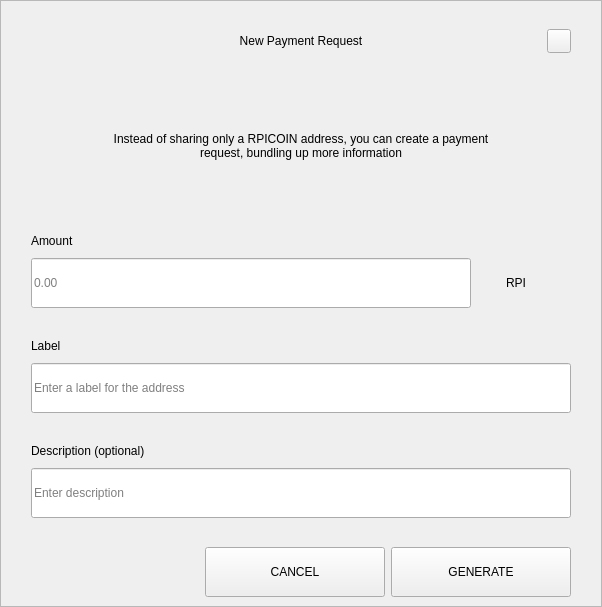
<?xml version="1.0" encoding="UTF-8"?>
<ui version="4.0">
 <class>RequestDialog</class>
 <widget class="QDialog" name="RequestDialog">
  <property name="geometry">
   <rect>
    <x>0</x>
    <y>0</y>
    <width>602</width>
    <height>607</height>
   </rect>
  </property>
  <property name="windowTitle">
   <string>Dialog</string>
  </property>
  <layout class="QVBoxLayout" name="verticalLayout_5">
   <property name="spacing">
    <number>0</number>
   </property>
   <property name="leftMargin">
    <number>0</number>
   </property>
   <property name="topMargin">
    <number>0</number>
   </property>
   <property name="rightMargin">
    <number>0</number>
   </property>
   <property name="bottomMargin">
    <number>0</number>
   </property>
   <item>
    <widget class="QFrame" name="frame">
     <property name="styleSheet">
      <string notr="true"/>
     </property>
     <property name="frameShape">
      <enum>QFrame::StyledPanel</enum>
     </property>
     <property name="frameShadow">
      <enum>QFrame::Raised</enum>
     </property>
     <layout class="QVBoxLayout" name="verticalLayout_4" stretch="1,0,0">
      <property name="spacing">
       <number>0</number>
      </property>
      <property name="leftMargin">
       <number>30</number>
      </property>
      <property name="topMargin">
       <number>20</number>
      </property>
      <property name="rightMargin">
       <number>30</number>
      </property>
      <property name="bottomMargin">
       <number>0</number>
      </property>
      <item>
       <layout class="QHBoxLayout" name="horizontalLayout_3">
        <property name="spacing">
         <number>0</number>
        </property>
        <item>
         <spacer name="horizontalSpacer_21">
          <property name="orientation">
           <enum>Qt::Horizontal</enum>
          </property>
          <property name="sizeHint" stdset="0">
           <size>
            <width>40</width>
            <height>20</height>
           </size>
          </property>
         </spacer>
        </item>
        <item>
         <widget class="QLabel" name="labelTitle">
          <property name="minimumSize">
           <size>
            <width>0</width>
            <height>40</height>
           </size>
          </property>
          <property name="maximumSize">
           <size>
            <width>16777215</width>
            <height>40</height>
           </size>
          </property>
          <property name="styleSheet">
           <string notr="true">padding-left:24px;</string>
          </property>
          <property name="text">
           <string>New Payment Request</string>
          </property>
          <property name="alignment">
           <set>Qt::AlignCenter</set>
          </property>
          <property name="margin">
           <number>7</number>
          </property>
         </widget>
        </item>
        <item>
         <spacer name="horizontalSpacer">
          <property name="orientation">
           <enum>Qt::Horizontal</enum>
          </property>
          <property name="sizeHint" stdset="0">
           <size>
            <width>40</width>
            <height>20</height>
           </size>
          </property>
         </spacer>
        </item>
        <item>
         <widget class="QPushButton" name="btnEsc">
          <property name="minimumSize">
           <size>
            <width>24</width>
            <height>24</height>
           </size>
          </property>
          <property name="maximumSize">
           <size>
            <width>24</width>
            <height>24</height>
           </size>
          </property>
          <property name="focusPolicy">
           <enum>Qt::NoFocus</enum>
          </property>
          <property name="text">
           <string/>
          </property>
         </widget>
        </item>
       </layout>
      </item>
      <item>
       <widget class="QStackedWidget" name="stack">
        <property name="minimumSize">
         <size>
          <width>540</width>
          <height>0</height>
         </size>
        </property>
        <property name="maximumSize">
         <size>
          <width>540</width>
          <height>16777215</height>
         </size>
        </property>
        <property name="currentIndex">
         <number>0</number>
        </property>
        <widget class="QWidget" name="page_1">
         <property name="minimumSize">
          <size>
           <width>540</width>
           <height>0</height>
          </size>
         </property>
         <property name="maximumSize">
          <size>
           <width>540</width>
           <height>16777215</height>
          </size>
         </property>
         <layout class="QVBoxLayout" name="layout1">
          <property name="spacing">
           <number>0</number>
          </property>
          <property name="leftMargin">
           <number>0</number>
          </property>
          <property name="topMargin">
           <number>0</number>
          </property>
          <property name="rightMargin">
           <number>0</number>
          </property>
          <property name="bottomMargin">
           <number>0</number>
          </property>
          <item>
           <spacer name="verticalSpacer_21">
            <property name="orientation">
             <enum>Qt::Vertical</enum>
            </property>
            <property name="sizeType">
             <enum>QSizePolicy::Fixed</enum>
            </property>
            <property name="sizeHint" stdset="0">
             <size>
              <width>20</width>
              <height>30</height>
             </size>
            </property>
           </spacer>
          </item>
          <item alignment="Qt::AlignHCenter">
           <widget class="QLabel" name="labelMessage">
            <property name="minimumSize">
             <size>
              <width>400</width>
              <height>50</height>
             </size>
            </property>
            <property name="text">
             <string>Instead of sharing only a RPICOIN address, you can create a payment request, bundling up more information</string>
            </property>
            <property name="alignment">
             <set>Qt::AlignCenter</set>
            </property>
            <property name="wordWrap">
             <bool>true</bool>
            </property>
           </widget>
          </item>
          <item alignment="Qt::AlignBottom">
           <widget class="QWidget" name="containerAmount" native="true">
            <layout class="QVBoxLayout" name="verticalLayout">
             <property name="spacing">
              <number>9</number>
             </property>
             <property name="leftMargin">
              <number>0</number>
             </property>
             <property name="topMargin">
              <number>0</number>
             </property>
             <property name="rightMargin">
              <number>0</number>
             </property>
             <property name="bottomMargin">
              <number>0</number>
             </property>
             <item>
              <widget class="QLabel" name="labelSubtitleAmount">
               <property name="minimumSize">
                <size>
                 <width>350</width>
                 <height>16</height>
                </size>
               </property>
               <property name="maximumSize">
                <size>
                 <width>16777215</width>
                 <height>16</height>
                </size>
               </property>
               <property name="text">
                <string>Amount</string>
               </property>
              </widget>
             </item>
             <item alignment="Qt::AlignTop">
              <widget class="QWidget" name="layoutAmount" native="true">
               <layout class="QHBoxLayout" name="horizontalLayout" stretch="2,0">
                <property name="spacing">
                 <number>0</number>
                </property>
                <property name="leftMargin">
                 <number>0</number>
                </property>
                <property name="topMargin">
                 <number>0</number>
                </property>
                <property name="rightMargin">
                 <number>0</number>
                </property>
                <property name="bottomMargin">
                 <number>0</number>
                </property>
                <item>
                 <widget class="QLineEdit" name="lineEditAmount">
                  <property name="minimumSize">
                   <size>
                    <width>0</width>
                    <height>50</height>
                   </size>
                  </property>
                  <property name="maximumSize">
                   <size>
                    <width>16777215</width>
                    <height>50</height>
                   </size>
                  </property>
                  <property name="placeholderText">
                   <string notr="true">0.00</string>
                  </property>
                 </widget>
                </item>
                <item>
                 <widget class="QWidget" name="comboContainer" native="true">
                  <property name="minimumSize">
                   <size>
                    <width>100</width>
                    <height>50</height>
                   </size>
                  </property>
                  <property name="maximumSize">
                   <size>
                    <width>16777215</width>
                    <height>50</height>
                   </size>
                  </property>
                  <layout class="QHBoxLayout" name="horizontalLayout_31">
                   <property name="spacing">
                    <number>0</number>
                   </property>
                   <property name="leftMargin">
                    <number>0</number>
                   </property>
                   <property name="topMargin">
                    <number>0</number>
                   </property>
                   <property name="rightMargin">
                    <number>10</number>
                   </property>
                   <property name="bottomMargin">
                    <number>0</number>
                   </property>
                   <item>
                    <widget class="QLabel" name="comboBoxCoin">
                     <property name="text">
                      <string>RPI</string>
                     </property>
                     <property name="alignment">
                      <set>Qt::AlignCenter</set>
                     </property>
                    </widget>
                   </item>
                  </layout>
                 </widget>
                </item>
               </layout>
              </widget>
             </item>
            </layout>
           </widget>
          </item>
          <item>
           <spacer name="verticalSpacer_31">
            <property name="orientation">
             <enum>Qt::Vertical</enum>
            </property>
            <property name="sizeType">
             <enum>QSizePolicy::Fixed</enum>
            </property>
            <property name="sizeHint" stdset="0">
             <size>
              <width>20</width>
              <height>30</height>
             </size>
            </property>
           </spacer>
          </item>
          <item>
           <layout class="QVBoxLayout" name="verticalLayoutLabel">
            <property name="spacing">
             <number>9</number>
            </property>
            <item>
             <widget class="QLabel" name="labelSubtitleLabel">
              <property name="minimumSize">
               <size>
                <width>0</width>
                <height>16</height>
               </size>
              </property>
              <property name="maximumSize">
               <size>
                <width>16777215</width>
                <height>16</height>
               </size>
              </property>
              <property name="text">
               <string>Label</string>
              </property>
             </widget>
            </item>
            <item>
             <widget class="QLineEdit" name="lineEditLabel">
              <property name="minimumSize">
               <size>
                <width>0</width>
                <height>50</height>
               </size>
              </property>
              <property name="maximumSize">
               <size>
                <width>16777215</width>
                <height>50</height>
               </size>
              </property>
              <property name="placeholderText">
               <string>Enter a label for the address</string>
              </property>
             </widget>
            </item>
           </layout>
          </item>
          <item>
           <spacer name="verticalSpacer_34">
            <property name="orientation">
             <enum>Qt::Vertical</enum>
            </property>
            <property name="sizeType">
             <enum>QSizePolicy::Fixed</enum>
            </property>
            <property name="sizeHint" stdset="0">
             <size>
              <width>20</width>
              <height>30</height>
             </size>
            </property>
           </spacer>
          </item>
          <item>
           <layout class="QVBoxLayout" name="verticalLayoutDescription">
            <property name="spacing">
             <number>9</number>
            </property>
            <item>
             <widget class="QLabel" name="labelSubtitleDescription">
              <property name="minimumSize">
               <size>
                <width>0</width>
                <height>16</height>
               </size>
              </property>
              <property name="maximumSize">
               <size>
                <width>16777215</width>
                <height>16</height>
               </size>
              </property>
              <property name="text">
               <string>Description (optional)</string>
              </property>
             </widget>
            </item>
            <item>
             <widget class="QLineEdit" name="lineEditDescription">
              <property name="minimumSize">
               <size>
                <width>0</width>
                <height>50</height>
               </size>
              </property>
              <property name="maximumSize">
               <size>
                <width>16777215</width>
                <height>50</height>
               </size>
              </property>
              <property name="placeholderText">
               <string>Enter description</string>
              </property>
             </widget>
            </item>
            <item>
             <spacer name="verticalSpacer_4">
              <property name="orientation">
               <enum>Qt::Vertical</enum>
              </property>
              <property name="sizeType">
               <enum>QSizePolicy::Fixed</enum>
              </property>
              <property name="sizeHint" stdset="0">
               <size>
                <width>20</width>
                <height>20</height>
               </size>
              </property>
             </spacer>
            </item>
           </layout>
          </item>
         </layout>
        </widget>
        <widget class="QWidget" name="page_2">
         <layout class="QVBoxLayout" name="layout2">
          <item>
           <spacer name="verticalSpacer_5">
            <property name="orientation">
             <enum>Qt::Vertical</enum>
            </property>
            <property name="sizeType">
             <enum>QSizePolicy::Fixed</enum>
            </property>
            <property name="sizeHint" stdset="0">
             <size>
              <width>20</width>
              <height>50</height>
             </size>
            </property>
           </spacer>
          </item>
          <item alignment="Qt::AlignHCenter">
           <widget class="QLabel" name="labelQrImg">
            <property name="minimumSize">
             <size>
              <width>260</width>
              <height>260</height>
             </size>
            </property>
            <property name="maximumSize">
             <size>
              <width>260</width>
              <height>260</height>
             </size>
            </property>
            <property name="text">
             <string/>
            </property>
            <property name="alignment">
             <set>Qt::AlignCenter</set>
            </property>
           </widget>
          </item>
          <item>
           <spacer name="verticalSpacer_2">
            <property name="orientation">
             <enum>Qt::Vertical</enum>
            </property>
            <property name="sizeType">
             <enum>QSizePolicy::Fixed</enum>
            </property>
            <property name="sizeHint" stdset="0">
             <size>
              <width>20</width>
              <height>30</height>
             </size>
            </property>
           </spacer>
          </item>
          <item alignment="Qt::AlignHCenter">
           <widget class="QLabel" name="labelAddress">
            <property name="text">
             <string>D7VFR83SQbiezrW72hjcWJtcfip5krte2Z </string>
            </property>
           </widget>
          </item>
          <item>
           <spacer name="verticalSpacer_32">
            <property name="orientation">
             <enum>Qt::Vertical</enum>
            </property>
            <property name="sizeType">
             <enum>QSizePolicy::Expanding</enum>
            </property>
            <property name="sizeHint" stdset="0">
             <size>
              <width>20</width>
              <height>20</height>
             </size>
            </property>
           </spacer>
          </item>
          <item>
           <layout class="QHBoxLayout" name="horizontal">
            <property name="leftMargin">
             <number>20</number>
            </property>
            <property name="rightMargin">
             <number>20</number>
            </property>
            <property name="bottomMargin">
             <number>20</number>
            </property>
            <item>
             <spacer name="horizontalSpacer_4">
              <property name="orientation">
               <enum>Qt::Horizontal</enum>
              </property>
              <property name="sizeHint" stdset="0">
               <size>
                <width>40</width>
                <height>20</height>
               </size>
              </property>
             </spacer>
            </item>
            <item>
             <widget class="QPushButton" name="btnCopyAddress">
              <property name="minimumSize">
               <size>
                <width>180</width>
                <height>50</height>
               </size>
              </property>
              <property name="text">
               <string>COPY ADDRESS</string>
              </property>
             </widget>
            </item>
            <item>
             <widget class="QPushButton" name="btnCopyUrl">
              <property name="minimumSize">
               <size>
                <width>180</width>
                <height>50</height>
               </size>
              </property>
              <property name="text">
               <string>COPY URL</string>
              </property>
             </widget>
            </item>
            <item>
             <spacer name="horizontalSpacer_2">
              <property name="orientation">
               <enum>Qt::Horizontal</enum>
              </property>
              <property name="sizeHint" stdset="0">
               <size>
                <width>40</width>
                <height>20</height>
               </size>
              </property>
             </spacer>
            </item>
           </layout>
          </item>
         </layout>
        </widget>
       </widget>
      </item>
      <item>
       <widget class="QWidget" name="buttonsStack" native="true">
        <layout class="QHBoxLayout" name="horizontalLayout_5">
         <property name="leftMargin">
          <number>20</number>
         </property>
         <property name="rightMargin">
          <number>0</number>
         </property>
         <item>
          <spacer name="horizontalSpacer_41">
           <property name="orientation">
            <enum>Qt::Horizontal</enum>
           </property>
           <property name="sizeHint" stdset="0">
            <size>
             <width>40</width>
             <height>20</height>
            </size>
           </property>
          </spacer>
         </item>
         <item>
          <widget class="QPushButton" name="btnCancel">
           <property name="minimumSize">
            <size>
             <width>180</width>
             <height>50</height>
            </size>
           </property>
           <property name="focusPolicy">
            <enum>Qt::NoFocus</enum>
           </property>
           <property name="text">
            <string>CANCEL</string>
           </property>
          </widget>
         </item>
         <item>
          <widget class="QPushButton" name="btnSave">
           <property name="minimumSize">
            <size>
             <width>180</width>
             <height>50</height>
            </size>
           </property>
           <property name="focusPolicy">
            <enum>Qt::NoFocus</enum>
           </property>
           <property name="text">
            <string>GENERATE</string>
           </property>
          </widget>
         </item>
        </layout>
       </widget>
      </item>
     </layout>
    </widget>
   </item>
  </layout>
 </widget>
 <resources/>
 <connections/>
</ui>
